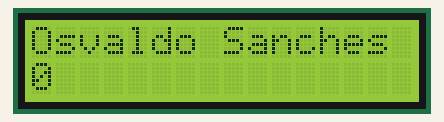
Simulated run of this program. Board: Arduino Uno, built with avr-gcc and run on an emulated ATmega328P. Parts: 16×2 character LCD.

Above: at 0.1 s.
At 4.1 s:
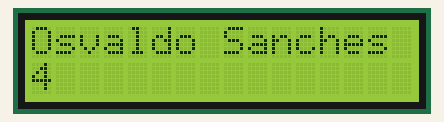
At 9.1 s:
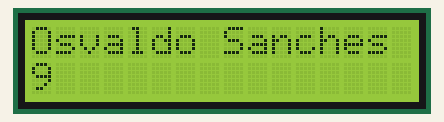
At 19.1 s:
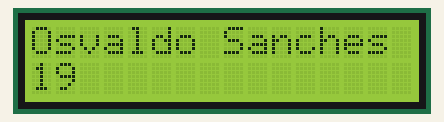
At 29.1 s:
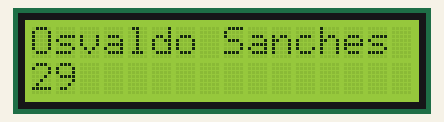
At 39.1 s:
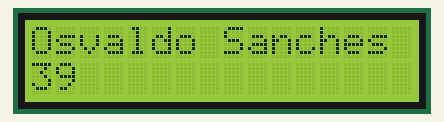

Measured:
- what the display in image 1 shows lasts 1.0 s, from 4.0 s to 5.0 s

The program:

main.cpp
```cpp
#include <Arduino.h>
#include <LiquidCrystal.h>

LiquidCrystal displayLCD(12, 11, 5, 4, 3, 2); //construtor (rs, enable e dados de comunicacao)

void setup() {

  displayLCD.begin(16, 2);//número de colunas e linhas

  displayLCD.print("Osvaldo Sanches");//texto

}

void loop() {

  displayLCD.setCursor(0, 1);//coluna 0 e linha 1

  displayLCD.print(millis() / 1000);//funcao que conta em mili

}
```
